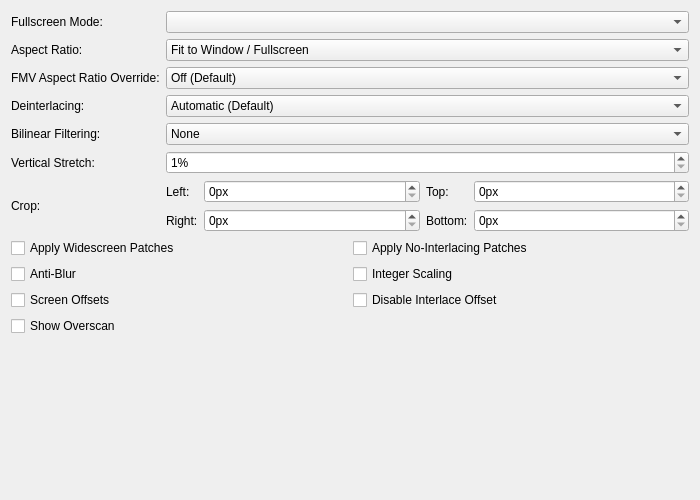
<?xml version="1.0" encoding="UTF-8"?>
<ui version="4.0">
 <class>GraphicsDisplaySettingsTab</class>
 <widget class="QWidget" name="GraphicsDisplaySettingsTab">
  <property name="geometry">
   <rect>
    <x>0</x>
    <y>0</y>
    <width>700</width>
    <height>500</height>
   </rect>
  </property>
  <property name="sizePolicy">
   <sizepolicy hsizetype="Expanding" vsizetype="Preferred">
    <horstretch>0</horstretch>
    <verstretch>0</verstretch>
   </sizepolicy>
  </property>
  <property name="windowTitle">
   <string/>
  </property>
  <layout class="QGridLayout" name="gridLayout" columnstretch="0,1">
   <item row="3" column="0">
    <widget class="QLabel" name="interlacingLabel">
     <property name="text">
      <string>Deinterlacing:</string>
     </property>
     <property name="buddy">
      <cstring>interlacing</cstring>
     </property>
    </widget>
   </item>
   <item row="0" column="1">
    <widget class="QComboBox" name="fullscreenModes"/>
   </item>
   <item row="7" column="0" colspan="2">
    <layout class="QGridLayout" name="displayGridLayout">
     <item row="1" column="1">
      <widget class="QCheckBox" name="integerScaling">
       <property name="text">
        <string>Integer Scaling</string>
       </property>
      </widget>
     </item>
     <item row="0" column="0">
      <widget class="QCheckBox" name="widescreenPatches">
       <property name="text">
        <string>Apply Widescreen Patches</string>
       </property>
      </widget>
     </item>
     <item row="0" column="1">
      <widget class="QCheckBox" name="noInterlacingPatches">
       <property name="text">
        <string>Apply No-Interlacing Patches</string>
       </property>
      </widget>
     </item>
     <item row="1" column="0">
      <widget class="QCheckBox" name="PCRTCAntiBlur">
       <property name="text">
        <string>Anti-Blur</string>
       </property>
       <property name="shortcut">
        <string>Ctrl+S</string>
       </property>
      </widget>
     </item>
     <item row="2" column="1">
      <widget class="QCheckBox" name="disableInterlaceOffset">
       <property name="text">
        <string>Disable Interlace Offset</string>
       </property>
      </widget>
     </item>
     <item row="2" column="0">
      <widget class="QCheckBox" name="PCRTCOffsets">
       <property name="text">
        <string>Screen Offsets</string>
       </property>
      </widget>
     </item>
     <item row="3" column="0">
      <widget class="QCheckBox" name="PCRTCOverscan">
       <property name="text">
        <string>Show Overscan</string>
       </property>
      </widget>
     </item>
    </layout>
   </item>
   <item row="2" column="0">
    <widget class="QLabel" name="fmvAspectRatioLabel">
     <property name="text">
      <string>FMV Aspect Ratio Override:</string>
     </property>
     <property name="buddy">
      <cstring>fmvAspectRatio</cstring>
     </property>
    </widget>
   </item>
   <item row="1" column="1">
    <widget class="QComboBox" name="aspectRatio">
     <item>
      <property name="text">
       <string>Fit to Window / Fullscreen</string>
      </property>
     </item>
     <item>
      <property name="text">
       <string>Auto Standard (4:3 Interlaced / 3:2 Progressive)</string>
      </property>
     </item>
     <item>
      <property name="text">
       <string>Standard (4:3)</string>
      </property>
     </item>
     <item>
      <property name="text">
       <string>Widescreen (16:9)</string>
      </property>
     </item>
     <item>
      <property name="text">
       <string>Native/Full (10:7)</string>
      </property>
     </item>
     <item>
      <property name="text">
       <string>Square Pixels</string>
      </property>
     </item>
    </widget>
   </item>
   <item row="4" column="1">
    <widget class="QComboBox" name="bilinearFiltering">
     <item>
      <property name="text">
       <string>None</string>
      </property>
     </item>
     <item>
      <property name="text">
       <string extracomment="Smooth: Refers to the texture clarity.">Bilinear (Smooth)</string>
      </property>
     </item>
     <item>
      <property name="text">
       <string extracomment="Sharp: Refers to the texture clarity.">Bilinear (Sharp)</string>
      </property>
     </item>
    </widget>
   </item>
   <item row="5" column="0">
    <widget class="QLabel" name="verticalStretchLabel">
     <property name="text">
      <string>Vertical Stretch:</string>
     </property>
     <property name="buddy">
      <cstring>stretchY</cstring>
     </property>
    </widget>
   </item>
   <item row="0" column="0">
    <widget class="QLabel" name="fsModeLabel">
     <property name="text">
      <string>Fullscreen Mode:</string>
     </property>
     <property name="buddy">
      <cstring>fullscreenModes</cstring>
     </property>
    </widget>
   </item>
   <item row="4" column="0">
    <widget class="QLabel" name="billinearLabel">
     <property name="text">
      <string>Bilinear Filtering:</string>
     </property>
     <property name="buddy">
      <cstring>bilinearFiltering</cstring>
     </property>
    </widget>
   </item>
   <item row="2" column="1">
    <widget class="QComboBox" name="fmvAspectRatio">
     <item>
      <property name="text">
       <string>Off (Default)</string>
      </property>
     </item>
     <item>
      <property name="text">
       <string>Auto Standard (4:3 Interlaced / 3:2 Progressive)</string>
      </property>
     </item>
     <item>
      <property name="text">
       <string>Standard (4:3)</string>
      </property>
     </item>
     <item>
      <property name="text">
       <string>Widescreen (16:9)</string>
      </property>
     </item>
     <item>
      <property name="text">
       <string>Native/Full (10:7)</string>
      </property>
     </item>
    </widget>
   </item>
   <item row="6" column="0">
    <widget class="QLabel" name="cropLabel">
     <property name="text">
      <string>Crop:</string>
     </property>
    </widget>
   </item>
   <item row="1" column="0">
    <widget class="QLabel" name="aspectRatioLabel">
     <property name="text">
      <string>Aspect Ratio:</string>
     </property>
     <property name="buddy">
      <cstring>aspectRatio</cstring>
     </property>
    </widget>
   </item>
   <item row="3" column="1">
    <widget class="QComboBox" name="interlacing">
     <item>
      <property name="text">
       <string>Automatic (Default)</string>
      </property>
     </item>
     <item>
      <property name="text">
       <string>No Deinterlacing</string>
      </property>
     </item>
     <item>
      <property name="text">
       <string extracomment="Weave: deinterlacing method that can be translated or left as-is in English. Sawtooth: refers to the jagged effect weave deinterlacing has on motion.">Weave (Top Field First, Sawtooth)</string>
      </property>
     </item>
     <item>
      <property name="text">
       <string extracomment="Weave: deinterlacing method that can be translated or left as-is in English. Sawtooth: refers to the jagged effect weave deinterlacing has on motion.">Weave (Bottom Field First, Sawtooth)</string>
      </property>
     </item>
     <item>
      <property name="text">
       <string extracomment="Bob: deinterlacing method that refers to the way it makes video look like it's bobbing up and down.">Bob (Top Field First, Full Frames)</string>
      </property>
     </item>
     <item>
      <property name="text">
       <string extracomment="Bob: deinterlacing method that refers to the way it makes video look like it's bobbing up and down.">Bob (Bottom Field First, Full Frames)</string>
      </property>
     </item>
     <item>
      <property name="text">
       <string extracomment="Blend: deinterlacing method that blends the colors of the two frames, can be translated or left as-is in English.">Blend (Top Field First, Merge 2 Fields)</string>
      </property>
     </item>
     <item>
      <property name="text">
       <string extracomment="Blend: deinterlacing method that blends the colors of the two frames, can be translated or left as-is in English.">Blend (Bottom Field First, Merge 2 Fields)</string>
      </property>
     </item>
     <item>
      <property name="text">
       <string extracomment="Adaptive: deinterlacing method that should be translated.">Adaptive (Top Field First, Similar to Bob + Weave)</string>
      </property>
     </item>
     <item>
      <property name="text">
       <string extracomment="Adaptive: deinterlacing method that should be translated.">Adaptive (Bottom Field First, Similar to Bob + Weave)</string>
      </property>
     </item>
    </widget>
   </item>
   <item row="5" column="1">
    <widget class="QSpinBox" name="stretchY">
     <property name="suffix">
      <string extracomment="Percentage sign that shows next to a value. You might want to add a space before if your language requires it.">%</string>
     </property>
     <property name="minimum">
      <number>1</number>
     </property>
     <property name="maximum">
      <number>300</number>
     </property>
    </widget>
   </item>
   <item row="8" column="0">
    <spacer name="verticalSpacer">
     <property name="orientation">
      <enum>Qt::Orientation::Vertical</enum>
     </property>
     <property name="sizeHint" stdset="0">
      <size>
       <width>20</width>
       <height>0</height>
      </size>
     </property>
    </spacer>
   </item>
   <item row="6" column="1">
    <layout class="QGridLayout" name="gridLayout_2" columnstretch="0,1,0,1">
     <item row="0" column="3">
      <widget class="QSpinBox" name="cropTop">
       <property name="suffix">
        <string>px</string>
       </property>
       <property name="maximum">
        <number>1000</number>
       </property>
      </widget>
     </item>
     <item row="0" column="2">
      <widget class="QLabel" name="cropTopLabel">
       <property name="text">
        <string extracomment="Warning: short space constraints. Abbreviate if necessary.">Top:</string>
       </property>
       <property name="buddy">
        <cstring>cropTop</cstring>
       </property>
      </widget>
     </item>
     <item row="0" column="0">
      <widget class="QLabel" name="cropLeftLabel">
       <property name="text">
        <string extracomment="Warning: short space constraints. Abbreviate if necessary.">Left:</string>
       </property>
       <property name="buddy">
        <cstring>cropLeft</cstring>
       </property>
      </widget>
     </item>
     <item row="0" column="1">
      <widget class="QSpinBox" name="cropLeft">
       <property name="suffix">
        <string>px</string>
       </property>
       <property name="maximum">
        <number>1000</number>
       </property>
      </widget>
     </item>
     <item row="1" column="0">
      <widget class="QLabel" name="cropRightLabel">
       <property name="text">
        <string extracomment="Warning: short space constraints. Abbreviate if necessary.">Right:</string>
       </property>
       <property name="buddy">
        <cstring>cropRight</cstring>
       </property>
      </widget>
     </item>
     <item row="1" column="1">
      <widget class="QSpinBox" name="cropRight">
       <property name="suffix">
        <string>px</string>
       </property>
       <property name="maximum">
        <number>1000</number>
       </property>
      </widget>
     </item>
     <item row="1" column="2">
      <widget class="QLabel" name="cropBottomLabel">
       <property name="text">
        <string extracomment="Warning: short space constraints. Abbreviate if necessary.">Bottom:</string>
       </property>
       <property name="buddy">
        <cstring>cropBottom</cstring>
       </property>
      </widget>
     </item>
     <item row="1" column="3">
      <widget class="QSpinBox" name="cropBottom">
       <property name="suffix">
        <string>px</string>
       </property>
       <property name="maximum">
        <number>1000</number>
       </property>
      </widget>
     </item>
    </layout>
   </item>
  </layout>
 </widget>
 <tabstops>
  <tabstop>fullscreenModes</tabstop>
  <tabstop>aspectRatio</tabstop>
  <tabstop>fmvAspectRatio</tabstop>
  <tabstop>interlacing</tabstop>
  <tabstop>bilinearFiltering</tabstop>
  <tabstop>stretchY</tabstop>
  <tabstop>cropLeft</tabstop>
  <tabstop>cropRight</tabstop>
  <tabstop>cropTop</tabstop>
  <tabstop>cropBottom</tabstop>
  <tabstop>widescreenPatches</tabstop>
  <tabstop>noInterlacingPatches</tabstop>
  <tabstop>PCRTCAntiBlur</tabstop>
  <tabstop>integerScaling</tabstop>
  <tabstop>PCRTCOffsets</tabstop>
  <tabstop>disableInterlaceOffset</tabstop>
  <tabstop>PCRTCOverscan</tabstop>
 </tabstops>
 <resources/>
 <connections/>
</ui>
